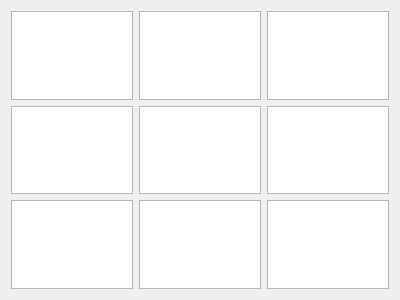
<?xml version="1.0" encoding="UTF-8"?>
<ui version="4.0">
 <class>spectrumCalc</class>
 <widget class="QWidget" name="spectrumCalc">
  <property name="geometry">
   <rect>
    <x>0</x>
    <y>0</y>
    <width>400</width>
    <height>300</height>
   </rect>
  </property>
  <property name="windowTitle">
   <string>Form</string>
  </property>
  <layout class="QVBoxLayout" name="verticalLayout">
   <item>
    <layout class="QHBoxLayout" name="horizontalLayout">
     <item>
      <widget class="QChartView" name="s1_mag"/>
     </item>
     <item>
      <widget class="QChartView" name="s1_logmag"/>
     </item>
     <item>
      <widget class="QChartView" name="s1_phase"/>
     </item>
    </layout>
   </item>
   <item>
    <layout class="QHBoxLayout" name="horizontalLayout_2">
     <item>
      <widget class="QChartView" name="s2_mag"/>
     </item>
     <item>
      <widget class="QChartView" name="s2_logmag"/>
     </item>
     <item>
      <widget class="QChartView" name="s2_phase"/>
     </item>
    </layout>
   </item>
   <item>
    <layout class="QHBoxLayout" name="horizontalLayout_4">
     <item>
      <widget class="QChartView" name="s3_mag"/>
     </item>
     <item>
      <widget class="QChartView" name="s3_logmag"/>
     </item>
     <item>
      <widget class="QChartView" name="s3_phase"/>
     </item>
    </layout>
   </item>
  </layout>
 </widget>
 <customwidgets>
  <customwidget>
   <class>QChartView</class>
   <extends>QGraphicsView</extends>
   <header>QtCharts/QtCharts</header>
  </customwidget>
 </customwidgets>
 <resources/>
 <connections/>
</ui>
